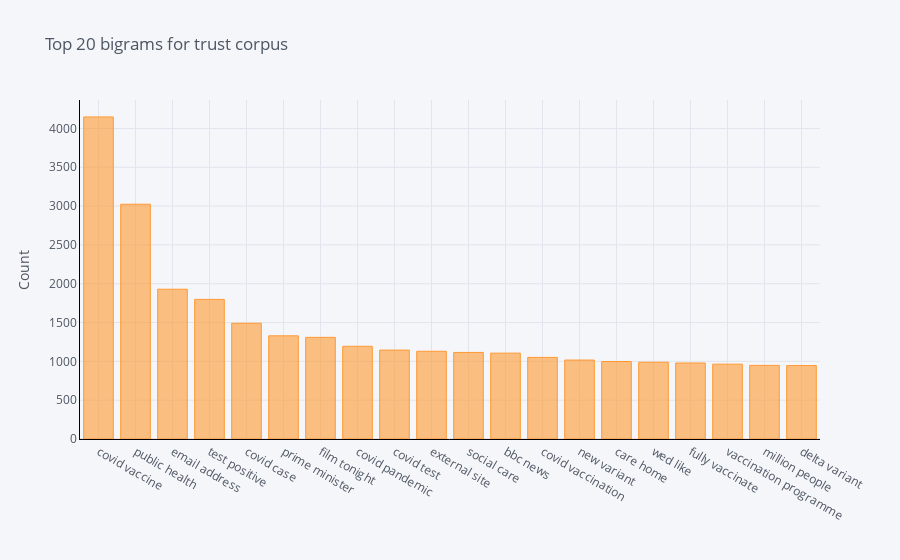

Write notebook code for a chart like this one.
### Code cell
print("Frequent Bigrams for trust corpus")
common_words = get_top_n_bigram(emo_data[emo_data.overall_emo=='avgLexVal_trust'].text, 20)
total=0
for word, freq in common_words:

    print(word, freq)
    
    total=total+freq
for word, freq in common_words:
    perc=(freq/len(trust_text))*100
    print(word,str(perc)+"%")
df3 = pd.DataFrame(common_words, columns = ['ReviewText' , 'count'])
df3.groupby('ReviewText').sum()['count'].sort_values(ascending=False).iplot(
    kind='bar', yTitle='Count', linecolor='black', title='Top 20 bigrams for trust corpus')

### Figure 1 — Plotly figure (JSON) as saved in the notebook; plotly's stock layout.template omitted (floating-point values rounded to 4 significant figures)
{"data": [{"marker": {"color": "rgba(255, 153, 51, 0.6)", "line": {"color": "rgba(255, 153, 51, 1.0)", "width": 1}}, "name": "count", "orientation": "v", "text": "", "type": "bar", "x": ["covid vaccine", "public health", "email address", "test positive", "covid case", "prime minister", "film tonight", "covid pandemic", "covid test", "external site", "social care", "bbc news", "covid vaccination", "new variant", "care home", "wed like", "fully vaccinate", "vaccination programme", "million people", "delta variant"], "y": [4148, 3024, 1929, 1798, 1491, 1329, 1309, 1194, 1145, 1130, 1115, 1106, 1051, 1017, 998, 989, 979, 964, 948, 946]}], "layout": {"legend": {"bgcolor": "#F5F6F9", "font": {"color": "#4D5663"}}, "paper_bgcolor": "#F5F6F9", "plot_bgcolor": "#F5F6F9", "title": {"font": {"color": "#4D5663"}, "text": "Top 20 bigrams for trust corpus"}, "xaxis": {"gridcolor": "#E1E5ED", "linecolor": "black", "showgrid": true, "tickfont": {"color": "#4D5663"}, "title": {"font": {"color": "#4D5663"}, "text": ""}, "zerolinecolor": "#E1E5ED"}, "yaxis": {"gridcolor": "#E1E5ED", "linecolor": "black", "showgrid": true, "tickfont": {"color": "#4D5663"}, "title": {"font": {"color": "#4D5663"}, "text": "Count"}, "zerolinecolor": "#E1E5ED"}}}
